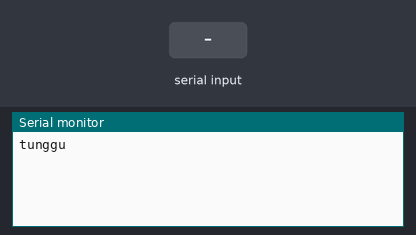
The sketch below on a simulated ESP32. On the bench: the last lines printed to the serial monitor. The inputs (shaded band) are chosen by the test bench.

Above: at 1.3 s.
1.4 s: "1" received over the second serial link
At 2.9 s:
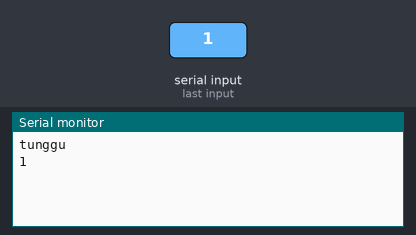
4.0 s: "0" received over the second serial link
At 5.4 s:
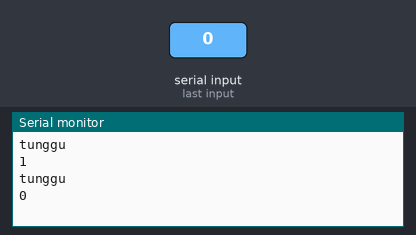
5.5 s: "2" received over the second serial link
At 7.9 s:
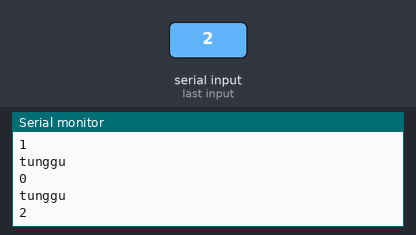

Measured:
- after the input at 1.4 s, the serial monitor: prints a new line after 1.1 s (image 1)
- after the input at 4.0 s, the serial monitor: prints a new line after 1.0 s (image 2)
- after the input at 5.5 s, the serial monitor: prints a new line after 2.0 s (image 3)

The sketch:

ESP32getADCfromUno.ino
```cpp
#define RXD1 33
#define TXD1 32
unsigned long cur_time, old_time;
const byte pinRST = 25;
unsigned long cur_time_wait, old_time_wait;
String str_data;

void setup() {
  // put your setup code here, to run once:
  Serial.begin(115200);
  Serial1.begin(9600, SERIAL_8N1, RXD1, TXD1);
  pinMode(pinRST, OUTPUT);
  digitalWrite(pinRST, HIGH);
}

void loop() {
  // put your main code here, to run repeatedly:
   Serial.println(dataADC(2000));
}

String dataADC(unsigned long wkt){
    String buf_str_data, strADC;
    digitalWrite(pinRST, LOW); delay(500);
    digitalWrite(pinRST, HIGH);
    Serial.println("tunggu");
    cur_time_wait = millis();
    old_time_wait = cur_time_wait;
    while(cur_time_wait - old_time_wait < wkt){
      cur_time_wait = millis();
      while(Serial1.available()){
          buf_str_data = Serial1.readString();
       }
    }
    strADC = buf_str_data; buf_str_data = "";
    Serial.println(str_data);
    return strADC;
  }
```
